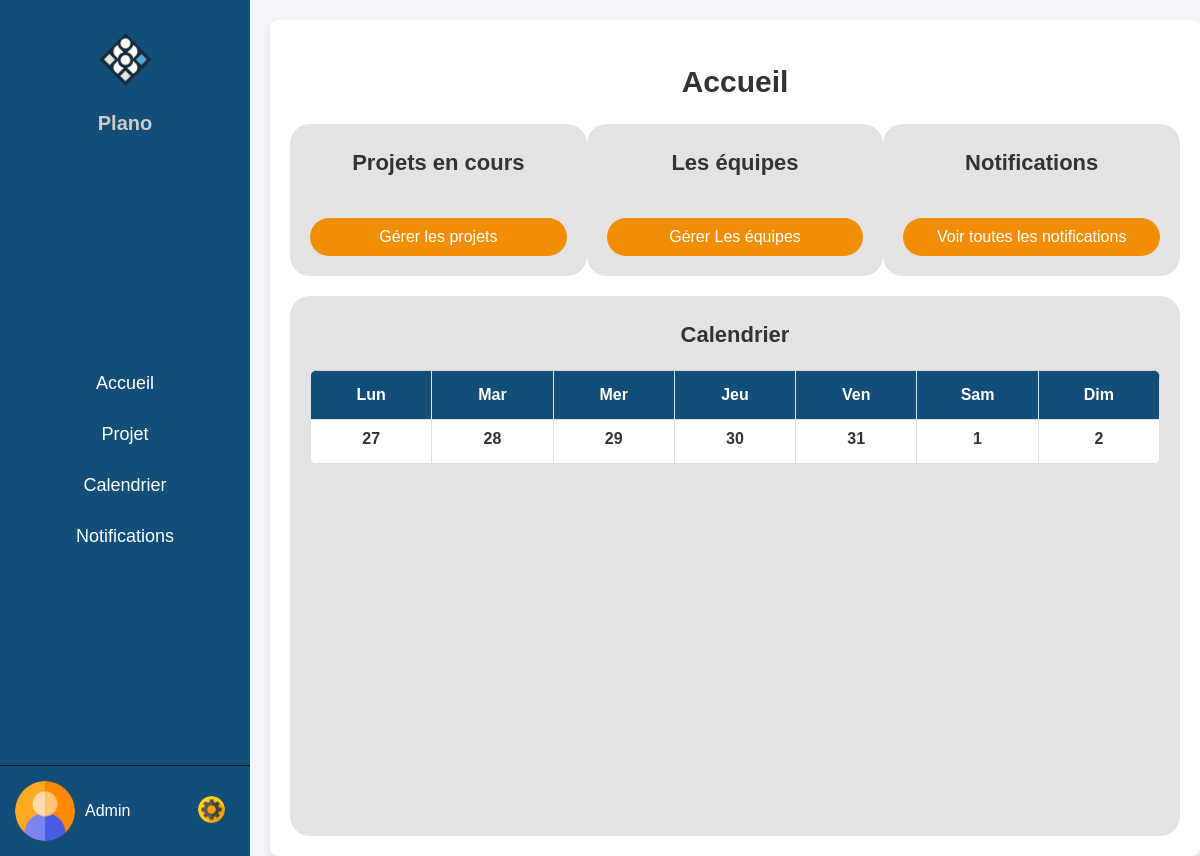
/adminpage.php, run on an earlier commit of the app's database.
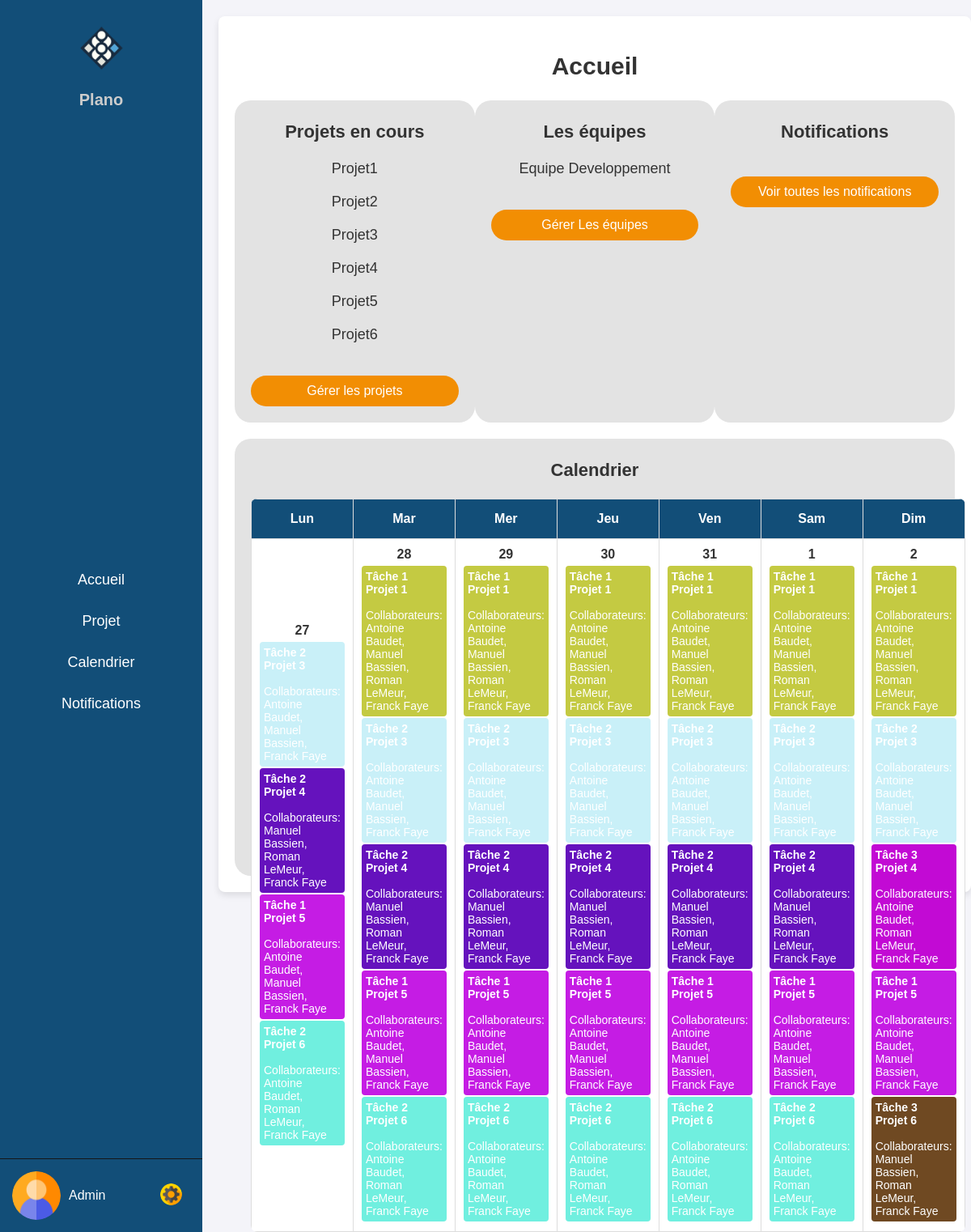
And on a later commit of the database.
### tables this page shows
CREATE TABLE Projet (
    ID_Projet INT AUTO_INCREMENT PRIMARY KEY,
    Titre VARCHAR(255),
    Description VARCHAR(255),
    Debut DATE,
    Fin DATE,
    Objectif VARCHAR(255),
    Budget float
);

CREATE TABLE Equipe (
    ID_Equipe INT PRIMARY KEY,
    Nom VARCHAR(255),
    Projet INT,
    FOREIGN KEY (Projet) REFERENCES Projet(ID_Projet)
);

CREATE TABLE Tache (
    ID_Tache INT AUTO_INCREMENT PRIMARY KEY,
    Titre VARCHAR(255),
    Debut DATE,
    Fin DATE,
    Collaborateur INT,
    Projet INT,
    état bit,
    FOREIGN KEY (Collaborateur) REFERENCES Collaborateur(ID_Collaborateur),
    FOREIGN KEY (Projet) REFERENCES Projet(ID_Projet)
);

### adminpage.php (the view, shortened to what this page needs)
<!DOCTYPE html>
<html lang="fr">
<head>
    <link rel="stylesheet" href="adminpage.css">
    <link rel="stylesheet" href="Calendar.css">
</head>
<body>
    <div class="navbar">
        <div class="logo">
            <img src="image/logofirst.png" alt="Logo">
            <h1>Plano</h1>
        </div>
        <ul>
            <li><a href="adminpage.php">Accueil</a></li>
            <li><a href="adminprojet.php">Projet</a></li>
            <li><a href="adminCalendrier.php">Calendrier</a></li>
            <li><a href="adminAlerte.php">Notifications</a></li>
        </ul>
        <div class="profile-banner">
            <img src="image/user.png" alt="Profil">
            <div class="profile-info">
                <p>Admin</p>
                <div class="settings-button">
                    <a href="javascript:void(0);" onclick="toggleSettings()"><img src="image/settings.png" alt="Réglages"></a>
                </div>
            </div>
        </div>
    </div>
    <div class="main-content">
        <h2 class="accueil">Accueil</h2>
        <div class="sections-container">
                <?php
                    include('config.php');
                    $sql = "SELECT * FROM Projet";
                    $result = $conn->query($sql);
                    $projets = [];
                    if ($result->num_rows > 0) {
                        while($row = $result->fetch_assoc()) {
                            $projets[] = $row;
                        }
                    }
                ?>
                <div class="section">
                    <h3>Projets en cours</h3>
                    <ul>
                        <?php foreach ($projets as $projet): ?>
                            <li><?php echo $projet['Titre']; ?></li>
                        <?php endforeach; ?>
                    </ul>
                    <button>Gérer les projets</button>
                </div>
                <?php
                    include('config.php');
                    $sql = "SELECT * FROM Equipe";
                    $result = $conn->query($sql);
                    $equipes = [];
                    if ($result->num_rows > 0) {
                        while($row = $result->fetch_assoc()) {
                            $equipes[] = $row;
                        }
                    }
                ?>
            <div class="section">
                <h3>Les équipes</h3>
                    <ul>
                        <?php foreach ($equipes as $equipe): ?>
                            <li><?php echo $equipe['Nom']; ?></li>
                        <?php endforeach; ?>
                    </ul>
                <button>Gérer Les équipes</button>
            </div>
            <div class="section">
                <h3>Notifications</h3>
                <button>Voir toutes les notifications</button>
            </div>
        </div>
        <div class="calendar-section">
            <h3>Calendrier</h3>
            <?php
                include('config.php');
                function getTasksForCurrentWeek($conn) {
                $startDate = date('Y-m-d', strtotime('monday this week'));
                $endDate = date('Y-m-d', strtotime('sunday this week'));
                    $sql = "SELECT Tache.*, GROUP_CONCAT(Collaborateur.Nom SEPARATOR ', ') as Collaborateurs
                    FROM Tache
                    LEFT JOIN Tache_Collaborateur ON Tache.ID_Tache = Tache_Collaborateur.ID_Tache
                    LEFT JOIN Collaborateur ON Tache_Collaborateur.ID_Collaborateur = Collaborateur.ID_Collaborateur
                    WHERE Debut <= '$endDate' AND Fin >= '$startDate'
                    GROUP BY Tache.ID_Tache";
                    $result = $conn->query($sql);
                    $tasks = [];
                    if ($result->num_rows > 0) {
                        while($row = $result->fetch_assoc()) {
                            $tasks[] = $row;
                        }
                    }
                    return $tasks;
                }
                function generateColorFromId($id) {
                    $hash = md5($id);
                    $color = substr($hash, 0, 6);
                    return '#' . $color;
                }
                function generateCalendarForCurrentWeek($conn) {
                    $tasks = getTasksForCurrentWeek($conn);
                    $calendar = '<table class="calendar-table">';
                    $calendar .= '<thead><tr><th>Lun</th><th>Mar</th><th>Mer</th><th>Jeu</th><th>Ven</th><th>Sam</th><th>Dim</th></tr></thead>';
                    $calendar .= '<tbody>';
                    $currentDate = strtotime('monday this week');
                    for ($i = 0; $i < 1; $i++) {
                        $calendar .= '<tr>';
                        for ($j = 0; $j < 7; $j++) {
                            $calendar .= '<td>';
                            $calendar .= '<div class="date">' . date('j', $currentDate) . '</div>';
                            $tasksForDate = array_filter($tasks, function($task) use ($currentDate) {
                                return strtotime($task['Debut']) <= $currentDate && strtotime($task['Fin']) >= $currentDate;
                            });
                            foreach ($tasksForDate as $task) {
                                $color = generateColorFromId($task['ID_Tache']);
                                $calendar .= "<div class='task' style='background-color : $color'>";
                                $calendar .= "<strong>{$task['Titre']}</strong><br>";
                                $calendar .= "<span>Collaborateurs: {$task['Collaborateurs']}</span>";
                                $calendar .= "</div>";
                            }
                            $calendar .= '</td>';
                            $currentDate = strtotime('+1 day', $currentDate);
                        }
                        $calendar .= '</tr>';
                    }
                    $calendar .= '</tbody>';
                    $calendar .= '</table>';
                    return $calendar;
                }
                echo generateCalendarForCurrentWeek($conn);
            ?>
        </div>
    </div>
</body>
</html>

### adminpage.css (style rules this page uses)
body { margin: 0; font-family: Arial, sans-serif; }
.navbar { width: 250px; position: fixed; top: 0; left: 0; height: 100%; background-color: #124E78; color: white; display: flex; flex-direction: column; justify-content: space-between; }
.navbar .logo { text-align: center; padding: 20px; }
.navbar .logo img { width: 80px; height: auto; }
.navbar .logo h1 { font-size: 20px; margin: 10px 0 0; }
.navbar ul { list-style-type: none; padding: 0; }
.navbar ul li { padding: 15px; text-align: center; font-size: 18px; }
.navbar ul li a { color: white; text-decoration: none; display: block; }
.profile-banner { display: flex; align-items: center; padding: 15px; border-top: 1px solid #161616; }
.profile-banner img { width: 60px; height: auto; border-radius: 50%; margin-right: 10px; }
.profile-banner .profile-info { display: flex; align-items: center; justify-content: space-between; width: 100%; }
.profile-banner .profile-info p { margin: 0; flex-grow: 1; }
.settings-button img { width: 27px; height: 27px; }
.main-content { margin-left: 250px; padding: 20px; }
h2 { color: #333; }
.sections-container { display: flex; justify-content: space-between; margin-bottom: 20px; }
.section { width: 30%; background-color: #e3e3e3; padding: 20px; border-radius: 20px; text-align: center; }
.section h3 { margin-top: 6px; font-size: 22px; }
.section ul { list-style-type: none; padding: 0; margin-top: 20px; }
.section ul li { margin-bottom: 20px; font-size: 18px; }
.section button { display: inline-block; width: 100%; padding: 10px; font-size: 16px; color: white; background-color: #f28e03; border: none; border-radius: 20px; cursor: pointer; margin-top: 20px; }
.calendar-section { background-color: #e3e3e3; padding: 20px; border-radius: 20px; text-align: center; height: 500px; }
.calendar-section h3 { margin-top: 6px; font-size: 22px; }
.accueil { font-size: 30px; text-align: center; }

### Calendar.css (style rules this page uses)
body { margin: 0; font-family: Arial, sans-serif; background-color: #f4f4f9; color: #333; }
.navbar { width: 250px; position: fixed; top: 0; left: 0; height: 100%; background-color: #124E78; color: white; display: flex; flex-direction: column; justify-content: space-between; }
.navbar ul { list-style-type: none; padding: 0; }
.navbar ul li { padding: 15px; text-align: center; font-size: 18px; }
.navbar ul li a { color: white; text-decoration: none; display: block; }
.profile-banner { display: flex; align-items: center; padding: 15px; border-top: 1px solid #161616; }
.profile-banner img { width: 60px; height: auto; border-radius: 50%; margin-right: 10px; }
.profile-banner .profile-info { display: flex; align-items: center; justify-content: space-between; width: 100%; }
.profile-banner .profile-info p { margin: 0; flex-grow: 1; }
.settings-button img { width: 27px; height: 27px; }
.main-content { margin-left: 270px; padding: 20px; background-color: white; border-radius: 8px; box-shadow: 0 4px 8px rgba(0, 0, 0, 0.1); max-width: 1200px; margin-top: 20px; }
h1 { color: #124E78; margin-bottom: 20px; }
.calendar-table { width: 100%; border-collapse: collapse; margin-bottom: 20px; background-color: #fff; border-radius: 8px; overflow: hidden; }
.calendar-table th, .calendar-table td { width: 14.28%; border: 1px solid #ddd; text-align: center; padding: 10px; transition: background-color 0.3s ease; }
.calendar-table th { background-color: #124E78; color: white; padding: 15px; }
.date { font-weight: bold; margin-bottom: 5px; font-size: 16px; }
.task { background-color: #2ecc71; color: white; margin: 2px 0; padding: 5px; border-radius: 4px; font-size: 14px; text-align: left; }
.task strong { display: block; }
.navbar .logo { text-align: center; padding: 20px; }
.navbar .logo img { width: 80px; height: auto; }
.navbar .logo h1 { font-size: 20px; margin: 10px 0 0; color: #ccc; }
.sections-container { display: flex; justify-content: space-between; margin-bottom: 20px; }
.section { width: 30%; background-color: #e3e3e3; padding: 20px; border-radius: 20px; text-align: center; }
.section h3 { margin-top: 6px; font-size: 22px; }
.section ul { list-style-type: none; padding: 0; margin-top: 20px; }
.section ul li { margin-bottom: 20px; font-size: 18px; }
.section button { display: inline-block; width: 100%; padding: 10px; font-size: 16px; color: white; background-color: #f28e03; border: none; border-radius: 20px; cursor: pointer; margin-top: 20px; }

What changed in the data, as far as the page shows it:
added projet: Titre "Projet1"
added projet: Titre "Projet2"
added projet: Titre "Projet3"
added projet: Titre "Projet4"
added projet: Titre "Projet5"
added projet: Titre "Projet6"
added equipe: Nom "Equipe Developpement"
added tache: Titre "Tâche 2 Projet 3", Collaborateurs "Antoine Baudet, Manuel Bassien, Franck Faye"
added tache: Titre "Tâche 2 Projet 4", Collaborateurs "Manuel Bassien, Roman LeMeur, Franck Faye"
added tache: Titre "Tâche 1 Projet 5", Collaborateurs "Antoine Baudet, Manuel Bassien, Franck Faye"
added tache: Titre "Tâche 2 Projet 6", Collaborateurs "Antoine Baudet, Roman LeMeur, Franck Faye"
added tache: Titre "Tâche 1 Projet 1", Collaborateurs "Antoine Baudet, Manuel Bassien, Roman LeMeur, Franck Faye"
added tache: Titre "Tâche 3 Projet 4", Collaborateurs "Antoine Baudet, Roman LeMeur, Franck Faye", shown under "2"
added tache: Titre "Tâche 3 Projet 6", Collaborateurs "Manuel Bassien, Roman LeMeur, Franck Faye", shown under "2"
